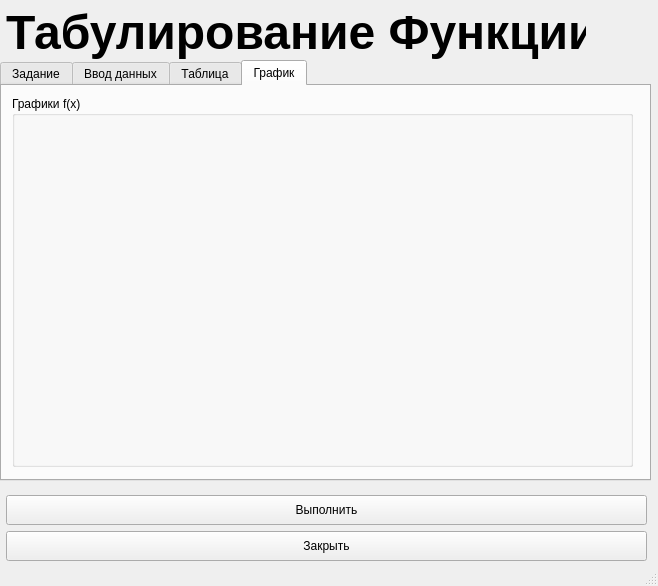
<?xml version="1.0" encoding="UTF-8"?>
<ui version="4.0">
 <class>MainWindow</class>
 <widget class="QMainWindow" name="MainWindow">
  <property name="geometry">
   <rect>
    <x>0</x>
    <y>0</y>
    <width>658</width>
    <height>586</height>
   </rect>
  </property>
  <property name="windowTitle">
   <string>MainWindow</string>
  </property>
  <widget class="QWidget" name="centralWidget">
   <widget class="QLabel" name="header">
    <property name="geometry">
     <rect>
      <x>6</x>
      <y>6</y>
      <width>580</width>
      <height>53</height>
     </rect>
    </property>
    <property name="font">
     <font>
      <pointsize>36</pointsize>
      <weight>75</weight>
      <bold>true</bold>
     </font>
    </property>
    <property name="text">
     <string>Табулирование Функции</string>
    </property>
   </widget>
   <widget class="QTabWidget" name="tabWidget">
    <property name="geometry">
     <rect>
      <x>0</x>
      <y>60</y>
      <width>651</width>
      <height>421</height>
     </rect>
    </property>
    <property name="currentIndex">
     <number>3</number>
    </property>
    <widget class="QWidget" name="tab_2">
     <attribute name="title">
      <string>Задание</string>
     </attribute>
     <widget class="QLabel" name="label_4">
      <property name="geometry">
       <rect>
        <x>50</x>
        <y>10</y>
        <width>181</width>
        <height>51</height>
       </rect>
      </property>
      <property name="text">
       <string/>
      </property>
      <property name="pixmap">
       <pixmap>Интеграл.png</pixmap>
      </property>
      <property name="scaledContents">
       <bool>true</bool>
      </property>
     </widget>
     <widget class="QLabel" name="label_5">
      <property name="geometry">
       <rect>
        <x>359</x>
        <y>10</y>
        <width>231</width>
        <height>51</height>
       </rect>
      </property>
      <property name="text">
       <string/>
      </property>
      <property name="pixmap">
       <pixmap>Формула.png</pixmap>
      </property>
      <property name="scaledContents">
       <bool>true</bool>
      </property>
     </widget>
     <widget class="QTextBrowser" name="textBrowser">
      <property name="geometry">
       <rect>
        <x>50</x>
        <y>90</y>
        <width>541</width>
        <height>281</height>
       </rect>
      </property>
      <property name="html">
       <string>&lt;!DOCTYPE HTML PUBLIC &quot;-//W3C//DTD HTML 4.0//EN&quot; &quot;http://www.w3.org/TR/REC-html40/strict.dtd&quot;&gt;
&lt;html&gt;&lt;head&gt;&lt;meta name=&quot;qrichtext&quot; content=&quot;1&quot; /&gt;&lt;style type=&quot;text/css&quot;&gt;
p, li { white-space: pre-wrap; }
&lt;/style&gt;&lt;/head&gt;&lt;body style=&quot; font-family:'Ubuntu'; font-size:10pt; font-weight:400; font-style:normal;&quot;&gt;
&lt;p style=&quot; margin-top:0px; margin-bottom:0px; margin-left:0px; margin-right:0px; -qt-block-indent:0; text-indent:0px;&quot;&gt;&lt;span style=&quot; font-weight:600;&quot;&gt;Задание:&lt;/span&gt; Написать программу и построить схемы алгоритмов для табулирования функции и нахождения интеграла используя средства ООП и язык программирования С++&lt;/p&gt;
&lt;p style=&quot;-qt-paragraph-type:empty; margin-top:0px; margin-bottom:0px; margin-left:0px; margin-right:0px; -qt-block-indent:0; text-indent:0px;&quot;&gt;&lt;br /&gt;&lt;/p&gt;
&lt;p style=&quot; margin-top:0px; margin-bottom:0px; margin-left:0px; margin-right:0px; -qt-block-indent:0; text-indent:0px;&quot;&gt;Нахождение интеграла реализуется методом трапеций&lt;/p&gt;
&lt;p style=&quot;-qt-paragraph-type:empty; margin-top:0px; margin-bottom:0px; margin-left:0px; margin-right:0px; -qt-block-indent:0; text-indent:0px;&quot;&gt;&lt;br /&gt;&lt;/p&gt;
&lt;p style=&quot; margin-top:0px; margin-bottom:0px; margin-left:0px; margin-right:0px; -qt-block-indent:0; text-indent:0px;&quot;&gt;Дизайн проекта реализован библиотекой Qt для C++&lt;/p&gt;&lt;/body&gt;&lt;/html&gt;</string>
      </property>
     </widget>
    </widget>
    <widget class="QWidget" name="inpttab">
     <attribute name="title">
      <string>Ввод данных</string>
     </attribute>
     <widget class="QGroupBox" name="groupBox">
      <property name="geometry">
       <rect>
        <x>10</x>
        <y>10</y>
        <width>621</width>
        <height>201</height>
       </rect>
      </property>
      <property name="title">
       <string>Функция</string>
      </property>
      <widget class="QGroupBox" name="groupBox_3">
       <property name="geometry">
        <rect>
         <x>290</x>
         <y>30</y>
         <width>321</width>
         <height>161</height>
        </rect>
       </property>
       <property name="title">
        <string>Значения Х</string>
       </property>
       <widget class="QTableWidget" name="xtbl">
        <property name="geometry">
         <rect>
          <x>10</x>
          <y>60</y>
          <width>301</width>
          <height>91</height>
         </rect>
        </property>
        <row>
         <property name="text">
          <string>Х</string>
         </property>
        </row>
        <column>
         <property name="text">
          <string>1</string>
         </property>
        </column>
        <column>
         <property name="text">
          <string>2</string>
         </property>
        </column>
        <column>
         <property name="text">
          <string>3</string>
         </property>
        </column>
        <column>
         <property name="text">
          <string>4</string>
         </property>
        </column>
        <column>
         <property name="text">
          <string>5</string>
         </property>
        </column>
        <column>
         <property name="text">
          <string>6</string>
         </property>
        </column>
        <column>
         <property name="text">
          <string>7</string>
         </property>
        </column>
        <column>
         <property name="text">
          <string>8</string>
         </property>
        </column>
        <column>
         <property name="text">
          <string>9</string>
         </property>
        </column>
        <column>
         <property name="text">
          <string>10</string>
         </property>
        </column>
        <column>
         <property name="text">
          <string>11</string>
         </property>
        </column>
        <column>
         <property name="text">
          <string>12</string>
         </property>
        </column>
        <column>
         <property name="text">
          <string>13</string>
         </property>
        </column>
        <column>
         <property name="text">
          <string>14</string>
         </property>
        </column>
        <column>
         <property name="text">
          <string>15</string>
         </property>
        </column>
        <column>
         <property name="text">
          <string>16</string>
         </property>
        </column>
        <column>
         <property name="text">
          <string>17</string>
         </property>
        </column>
        <item row="0" column="0">
         <property name="text">
          <string>0.2</string>
         </property>
        </item>
        <item row="0" column="1">
         <property name="text">
          <string>0.4</string>
         </property>
        </item>
        <item row="0" column="2">
         <property name="text">
          <string>0.6</string>
         </property>
        </item>
        <item row="0" column="3">
         <property name="text">
          <string>0.8</string>
         </property>
        </item>
        <item row="0" column="4">
         <property name="text">
          <string>1</string>
         </property>
        </item>
        <item row="0" column="5">
         <property name="text">
          <string>2</string>
         </property>
        </item>
        <item row="0" column="6">
         <property name="text">
          <string>3</string>
         </property>
        </item>
        <item row="0" column="7">
         <property name="text">
          <string>4</string>
         </property>
        </item>
        <item row="0" column="8">
         <property name="text">
          <string>5</string>
         </property>
        </item>
        <item row="0" column="9">
         <property name="text">
          <string>6</string>
         </property>
        </item>
        <item row="0" column="10">
         <property name="text">
          <string>7</string>
         </property>
        </item>
        <item row="0" column="11">
         <property name="text">
          <string>8</string>
         </property>
        </item>
        <item row="0" column="12">
         <property name="text">
          <string>9</string>
         </property>
        </item>
        <item row="0" column="13">
         <property name="text">
          <string>10</string>
         </property>
        </item>
        <item row="0" column="14">
         <property name="text">
          <string>11</string>
         </property>
        </item>
        <item row="0" column="15">
         <property name="text">
          <string>12</string>
         </property>
        </item>
        <item row="0" column="16">
         <property name="text">
          <string>13</string>
         </property>
        </item>
       </widget>
       <widget class="QLabel" name="label">
        <property name="geometry">
         <rect>
          <x>20</x>
          <y>33</y>
          <width>58</width>
          <height>21</height>
         </rect>
        </property>
        <property name="font">
         <font>
          <pointsize>10</pointsize>
         </font>
        </property>
        <property name="text">
         <string>М = </string>
        </property>
       </widget>
       <widget class="QLineEdit" name="mtxt">
        <property name="geometry">
         <rect>
          <x>50</x>
          <y>30</y>
          <width>113</width>
          <height>21</height>
         </rect>
        </property>
        <property name="text">
         <string>10</string>
        </property>
       </widget>
      </widget>
      <widget class="QLabel" name="da">
       <property name="geometry">
        <rect>
         <x>90</x>
         <y>41</y>
         <width>58</width>
         <height>31</height>
        </rect>
       </property>
       <property name="text">
        <string>Da = </string>
       </property>
      </widget>
      <widget class="QLabel" name="an">
       <property name="geometry">
        <rect>
         <x>90</x>
         <y>81</y>
         <width>58</width>
         <height>31</height>
        </rect>
       </property>
       <property name="text">
        <string>An = </string>
       </property>
      </widget>
      <widget class="QLabel" name="n">
       <property name="geometry">
        <rect>
         <x>90</x>
         <y>120</y>
         <width>58</width>
         <height>31</height>
        </rect>
       </property>
       <property name="text">
        <string>N =</string>
       </property>
      </widget>
      <widget class="QLineEdit" name="datxt">
       <property name="geometry">
        <rect>
         <x>120</x>
         <y>40</y>
         <width>81</width>
         <height>31</height>
        </rect>
       </property>
       <property name="text">
        <string>1</string>
       </property>
      </widget>
      <widget class="QLineEdit" name="ntxt">
       <property name="geometry">
        <rect>
         <x>120</x>
         <y>120</y>
         <width>81</width>
         <height>31</height>
        </rect>
       </property>
       <property name="text">
        <string>4</string>
       </property>
      </widget>
      <widget class="QLineEdit" name="antxt">
       <property name="geometry">
        <rect>
         <x>120</x>
         <y>80</y>
         <width>81</width>
         <height>31</height>
        </rect>
       </property>
       <property name="text">
        <string>-4</string>
       </property>
      </widget>
     </widget>
     <widget class="QGroupBox" name="groupBox_2">
      <property name="geometry">
       <rect>
        <x>10</x>
        <y>210</y>
        <width>291</width>
        <height>171</height>
       </rect>
      </property>
      <property name="title">
       <string>Интеграл</string>
      </property>
      <widget class="QLineEdit" name="epstxt">
       <property name="geometry">
        <rect>
         <x>40</x>
         <y>110</y>
         <width>111</width>
         <height>28</height>
        </rect>
       </property>
       <property name="text">
        <string>0.001</string>
       </property>
      </widget>
      <widget class="QLineEdit" name="kmtxt">
       <property name="geometry">
        <rect>
         <x>192</x>
         <y>107</y>
         <width>91</width>
         <height>28</height>
        </rect>
       </property>
       <property name="text">
        <string>100</string>
       </property>
      </widget>
      <widget class="QLabel" name="km">
       <property name="geometry">
        <rect>
         <x>160</x>
         <y>110</y>
         <width>30</width>
         <height>21</height>
        </rect>
       </property>
       <property name="text">
        <string>Km =</string>
       </property>
      </widget>
      <widget class="QLabel" name="eps">
       <property name="geometry">
        <rect>
         <x>8</x>
         <y>118</y>
         <width>32</width>
         <height>16</height>
        </rect>
       </property>
       <property name="text">
        <string>Eps =</string>
       </property>
      </widget>
      <widget class="QLabel" name="d">
       <property name="geometry">
        <rect>
         <x>20</x>
         <y>50</y>
         <width>23</width>
         <height>31</height>
        </rect>
       </property>
       <property name="text">
        <string>D = </string>
       </property>
      </widget>
      <widget class="QLineEdit" name="dtxt">
       <property name="geometry">
        <rect>
         <x>40</x>
         <y>50</y>
         <width>111</width>
         <height>31</height>
        </rect>
       </property>
       <property name="text">
        <string>-1</string>
       </property>
      </widget>
      <widget class="QLabel" name="c">
       <property name="geometry">
        <rect>
         <x>172</x>
         <y>52</y>
         <width>22</width>
         <height>21</height>
        </rect>
       </property>
       <property name="text">
        <string>C = </string>
       </property>
      </widget>
      <widget class="QLineEdit" name="ctxt">
       <property name="geometry">
        <rect>
         <x>192</x>
         <y>47</y>
         <width>91</width>
         <height>28</height>
        </rect>
       </property>
       <property name="text">
        <string>4</string>
       </property>
      </widget>
     </widget>
     <widget class="QPushButton" name="clrscr">
      <property name="geometry">
       <rect>
        <x>410</x>
        <y>300</y>
        <width>151</width>
        <height>30</height>
       </rect>
      </property>
      <property name="text">
       <string>Сбросить значения</string>
      </property>
     </widget>
     <widget class="QLabel" name="intlbl">
      <property name="geometry">
       <rect>
        <x>370</x>
        <y>260</y>
        <width>211</width>
        <height>21</height>
       </rect>
      </property>
      <property name="text">
       <string/>
      </property>
     </widget>
    </widget>
    <widget class="QWidget" name="outpttab">
     <attribute name="title">
      <string>Таблица</string>
     </attribute>
     <widget class="QGroupBox" name="groupBox_5">
      <property name="geometry">
       <rect>
        <x>10</x>
        <y>10</y>
        <width>621</width>
        <height>371</height>
       </rect>
      </property>
      <property name="title">
       <string>Таблица значений функции</string>
      </property>
      <widget class="QTableWidget" name="ftbl">
       <property name="geometry">
        <rect>
         <x>20</x>
         <y>40</y>
         <width>591</width>
         <height>321</height>
        </rect>
       </property>
       <row>
        <property name="text">
         <string>1</string>
        </property>
       </row>
       <row>
        <property name="text">
         <string>2</string>
        </property>
       </row>
       <row>
        <property name="text">
         <string>3</string>
        </property>
       </row>
       <row>
        <property name="text">
         <string>4</string>
        </property>
       </row>
       <column>
        <property name="text">
         <string>1</string>
        </property>
       </column>
       <column>
        <property name="text">
         <string>2</string>
        </property>
       </column>
       <column>
        <property name="text">
         <string>3</string>
        </property>
       </column>
       <column>
        <property name="text">
         <string>4</string>
        </property>
       </column>
       <column>
        <property name="text">
         <string>5</string>
        </property>
       </column>
       <column>
        <property name="text">
         <string>6</string>
        </property>
       </column>
       <column>
        <property name="text">
         <string>7</string>
        </property>
       </column>
       <column>
        <property name="text">
         <string>8</string>
        </property>
       </column>
       <column>
        <property name="text">
         <string>9</string>
        </property>
       </column>
       <column>
        <property name="text">
         <string>10</string>
        </property>
       </column>
      </widget>
      <widget class="QLabel" name="label_2">
       <property name="geometry">
        <rect>
         <x>20</x>
         <y>20</y>
         <width>591</width>
         <height>20</height>
        </rect>
       </property>
       <property name="font">
        <font>
         <weight>75</weight>
         <bold>true</bold>
        </font>
       </property>
       <property name="text">
        <string>X</string>
       </property>
       <property name="alignment">
        <set>Qt::AlignCenter</set>
       </property>
      </widget>
      <widget class="QLabel" name="label_3">
       <property name="geometry">
        <rect>
         <x>10</x>
         <y>40</y>
         <width>16</width>
         <height>141</height>
        </rect>
       </property>
       <property name="font">
        <font>
         <weight>75</weight>
         <bold>true</bold>
        </font>
       </property>
       <property name="text">
        <string>A</string>
       </property>
      </widget>
     </widget>
    </widget>
    <widget class="QWidget" name="tab">
     <attribute name="title">
      <string>График</string>
     </attribute>
     <widget class="QGroupBox" name="groupBox_4">
      <property name="geometry">
       <rect>
        <x>10</x>
        <y>10</y>
        <width>621</width>
        <height>371</height>
       </rect>
      </property>
      <property name="title">
       <string>Графики f(x)</string>
      </property>
      <widget class="QCustomPlot" name="plot" native="true">
       <property name="geometry">
        <rect>
         <x>10</x>
         <y>30</y>
         <width>601</width>
         <height>321</height>
        </rect>
       </property>
       <property name="cursor">
        <cursorShape>CrossCursor</cursorShape>
       </property>
      </widget>
     </widget>
    </widget>
   </widget>
   <widget class="QPushButton" name="startbtn">
    <property name="geometry">
     <rect>
      <x>6</x>
      <y>495</y>
      <width>641</width>
      <height>30</height>
     </rect>
    </property>
    <property name="text">
     <string>Выполнить</string>
    </property>
   </widget>
   <widget class="QPushButton" name="extbtn">
    <property name="geometry">
     <rect>
      <x>6</x>
      <y>531</y>
      <width>641</width>
      <height>30</height>
     </rect>
    </property>
    <property name="text">
     <string>Закрыть</string>
    </property>
   </widget>
  </widget>
  <widget class="QStatusBar" name="statusBar"/>
 </widget>
 <layoutdefault spacing="6" margin="11"/>
 <customwidgets>
  <customwidget>
   <class>QCustomPlot</class>
   <extends>QWidget</extends>
   <header>qcustomplot.h</header>
   <container>1</container>
  </customwidget>
 </customwidgets>
 <tabstops>
  <tabstop>antxt</tabstop>
  <tabstop>datxt</tabstop>
  <tabstop>ntxt</tabstop>
  <tabstop>mtxt</tabstop>
  <tabstop>dtxt</tabstop>
  <tabstop>ctxt</tabstop>
  <tabstop>epstxt</tabstop>
  <tabstop>kmtxt</tabstop>
  <tabstop>clrscr</tabstop>
  <tabstop>startbtn</tabstop>
  <tabstop>extbtn</tabstop>
  <tabstop>xtbl</tabstop>
  <tabstop>tabWidget</tabstop>
  <tabstop>ftbl</tabstop>
 </tabstops>
 <resources/>
 <connections>
  <connection>
   <sender>clrscr</sender>
   <signal>clicked()</signal>
   <receiver>ctxt</receiver>
   <slot>clear()</slot>
   <hints>
    <hint type="sourcelabel">
     <x>497</x>
     <y>446</y>
    </hint>
    <hint type="destinationlabel">
     <x>301</x>
     <y>376</y>
    </hint>
   </hints>
  </connection>
  <connection>
   <sender>clrscr</sender>
   <signal>clicked()</signal>
   <receiver>kmtxt</receiver>
   <slot>clear()</slot>
   <hints>
    <hint type="sourcelabel">
     <x>478</x>
     <y>452</y>
    </hint>
    <hint type="destinationlabel">
     <x>306</x>
     <y>428</y>
    </hint>
   </hints>
  </connection>
  <connection>
   <sender>clrscr</sender>
   <signal>clicked()</signal>
   <receiver>epstxt</receiver>
   <slot>clear()</slot>
   <hints>
    <hint type="sourcelabel">
     <x>456</x>
     <y>450</y>
    </hint>
    <hint type="destinationlabel">
     <x>145</x>
     <y>429</y>
    </hint>
   </hints>
  </connection>
  <connection>
   <sender>clrscr</sender>
   <signal>clicked()</signal>
   <receiver>dtxt</receiver>
   <slot>clear()</slot>
   <hints>
    <hint type="sourcelabel">
     <x>542</x>
     <y>451</y>
    </hint>
    <hint type="destinationlabel">
     <x>171</x>
     <y>377</y>
    </hint>
   </hints>
  </connection>
  <connection>
   <sender>clrscr</sender>
   <signal>clicked()</signal>
   <receiver>datxt</receiver>
   <slot>clear()</slot>
   <hints>
    <hint type="sourcelabel">
     <x>420</x>
     <y>436</y>
    </hint>
    <hint type="destinationlabel">
     <x>238</x>
     <y>243</y>
    </hint>
   </hints>
  </connection>
  <connection>
   <sender>clrscr</sender>
   <signal>clicked()</signal>
   <receiver>ntxt</receiver>
   <slot>clear()</slot>
   <hints>
    <hint type="sourcelabel">
     <x>566</x>
     <y>446</y>
    </hint>
    <hint type="destinationlabel">
     <x>187</x>
     <y>279</y>
    </hint>
   </hints>
  </connection>
  <connection>
   <sender>clrscr</sender>
   <signal>clicked()</signal>
   <receiver>xtbl</receiver>
   <slot>clearContents()</slot>
   <hints>
    <hint type="sourcelabel">
     <x>554</x>
     <y>442</y>
    </hint>
    <hint type="destinationlabel">
     <x>576</x>
     <y>259</y>
    </hint>
   </hints>
  </connection>
  <connection>
   <sender>clrscr</sender>
   <signal>clicked()</signal>
   <receiver>antxt</receiver>
   <slot>clear()</slot>
   <hints>
    <hint type="sourcelabel">
     <x>544</x>
     <y>452</y>
    </hint>
    <hint type="destinationlabel">
     <x>109</x>
     <y>241</y>
    </hint>
   </hints>
  </connection>
 </connections>
</ui>
